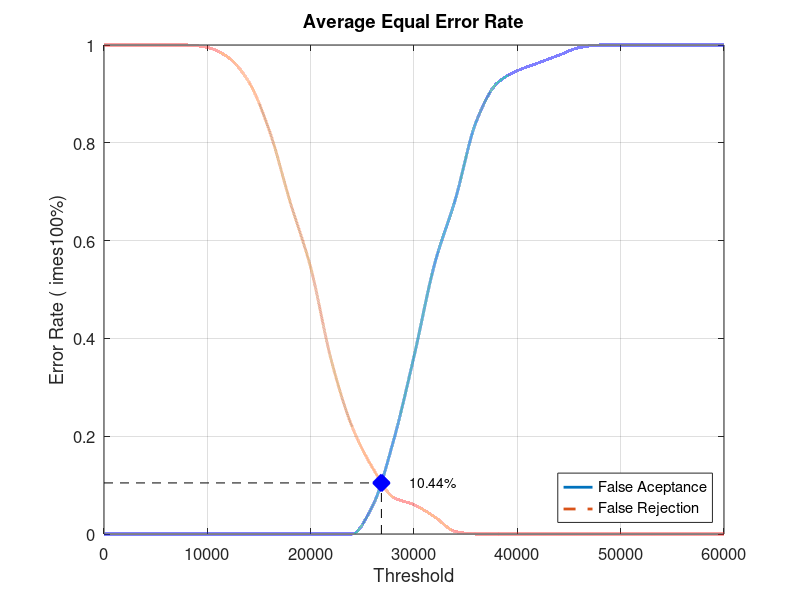
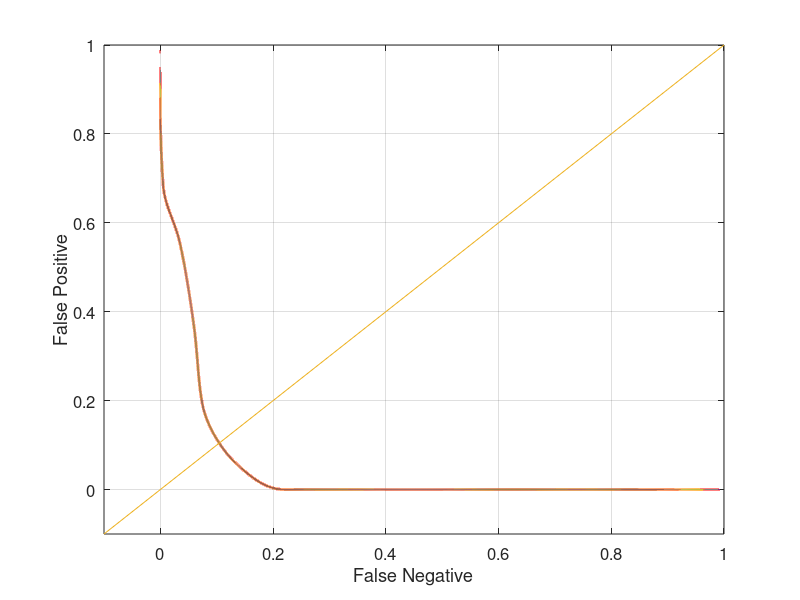

MATLAB code to generate these figures, in order:
close all;
clear;
clc;
x = 0:2000:60000;
xq = 0:0.5:60000;

y0 = [0 0 0 0 0 0 0 0 0 0 0 0 0 0.0578947 0.189474 0.363158 0.552632 0.684211 0.842105 0.921053 0.947368 0.963158 0.978947 0.994737 1 1 1 1 1 1 1]
yy0 = interp1(x, y0, xq, 'pchip');
y1 = [1 1 1 1 1 0.995 0.975 0.925 0.825 0.68 0.545 0.355 0.22 0.135 0.075 0.06 0.035 0.005 0 0 0 0 0 0 0 0 0 0 0 0 0]
yy1 = interp1(x, y1, xq, 'pchip');

% Calculating EER: 
y2 = abs(y0 - y1);
find(y2 == min(y2))
yy2 = abs(yy0 - yy1);
xEER = find(yy2 == min(yy2));
xEERIndex = xq(xEER) % X-axis EER
yEER = yy0(xEER) % Y-axis EER

main = figure
plot(xq, yy0,'-','LineWidth', 2);	hold on
plot(xq, yy1,'--','LineWidth', 2);	hold on
plot([xEERIndex xEERIndex], [0 yEER], 'k--');	hold on
plot([0 xEERIndex], [yEER yEER], 'k--');	hold on
plot(xEERIndex, yEER, 'bx', 'LineWidth', 10);	hold on
text(xEERIndex + 10 * xEERIndex / 100, yEER, [num2str(round((10000 * yEER)) / 100) '%'])
legend('False Aceptance', 'False Rejection', 'Location', 'SouthEast')
xlabel('Threshold')
ylabel('Error Rate (	imes100%)')
title('Average Equal Error Rate')
set(gca, 'FontSize', 12)
axis([0 60000 0 1])
grid on

print(main, 'Database1_2Main', '-dpng');
FNRxFPR = figure('Color', [1 1 1]);
plot(yy1, yy0, '-', yy1, yy0, 'LineWidth', 2);
hold on
y = -0.1:0.1:1
plot(y, y); 
set(gca, 'FontSize', 12)
xlabel('False Negative')
ylabel('False Positive')
axis([-0.1 1 -0.1 1])
set(gca, 'FontSize', 12)
grid on

print(FNRxFPR, 'Database1_2FNRxFPR','-dpng');
